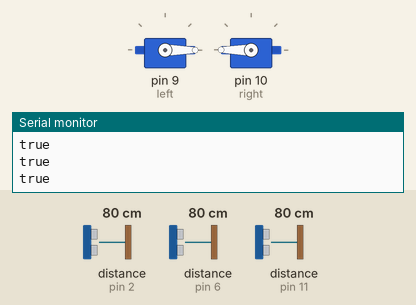
Bench run of a sketch on a simulated Arduino Uno, built with avr-gcc and run on an emulated ATmega328P. Shown: 2 × servo, the last lines printed to the serial monitor. Wiring (inferred from the names in the program): 3 × ultrasonic range finder: trigger pin 3, echo pin 2 / trigger pin 7, echo pin 6 / trigger pin 12, echo pin 11. Inputs (shaded band) come from the test bench; at power-on: distance to the obstacle (sensors on pin 2, pin 11, pin 6) 80 cm. The echo pulse lasts 58.3 µs per cm.

Above: at 2.2 s.
2.3 s: distance to the obstacle (sensor on pin 2) set to 23 cm
5.3 s: distance to the obstacle (sensor on pin 2) set to 18 cm
At 6.0 s:
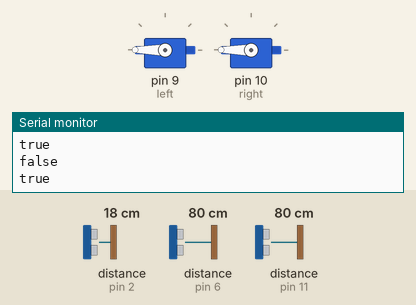
6.8 s: distance to the obstacle (sensor on pin 11) set to 23 cm
9.8 s: distance to the obstacle (sensor on pin 11) set to 19 cm
At 10.6 s:
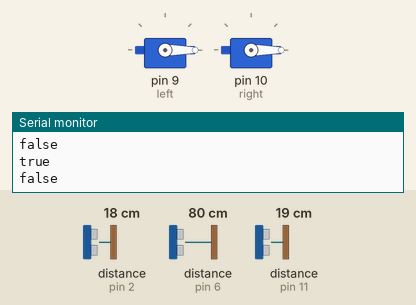
11.3 s: distance to the obstacle (sensor on pin 6) set to 250 cm
14.3 s: distance to the obstacle (sensor on pin 11) set to 35 cm
At 15.1 s:
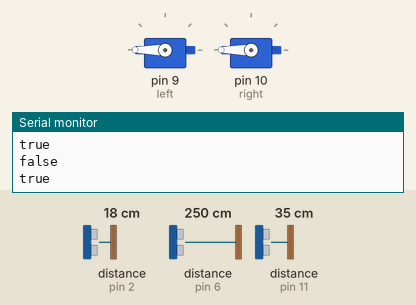
Timing chart, 0 to 16.8 s (numbered marks = the images above; inputs shaded):
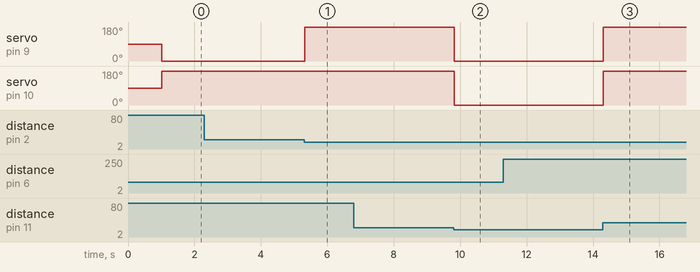

The sketch:

Final_Car.ino
```cpp
#include <Servo.h>

#define trigPinf 7
#define echoPinf 6
#define trigPinr 12
#define echoPinr 11
#define trigPinl 3
#define echoPinl 2

long duration, distance;

Servo left;
Servo right;

void setup() {
  left.attach(9);
  right.attach(10);
  Serial.begin(9600);
  pinMode(trigPinf, OUTPUT);
  pinMode(echoPinf, INPUT);
  pinMode(trigPinl, OUTPUT);
  pinMode(echoPinl, INPUT);
  pinMode(trigPinr, OUTPUT);
  pinMode(echoPinr, INPUT);
  delay(1000);
}

void loop() {
  if (SonarSensor(trigPinf, echoPinf)){
    if (SonarSensor(trigPinr, echoPinr)){
      if (SonarSensor(trigPinl, echoPinl)){
        forward();
        }
        else {rightTurn();}
      }
      else {leftTurn();}
    }
  else {
    if (SonarSensor(trigPinr, echoPinr)){
      rightTurn();
      }
    else if (SonarSensor(trigPinl, echoPinl)){
      leftTurn();
      }
    else {
        while (!SonarSensor(trigPinr, echoPinr)){
         rightTurn();
         }
      }
   }
}

bool SonarSensor(int trigPin, int echoPin)
{
digitalWrite(trigPin, LOW);
delayMicroseconds(2);
digitalWrite(trigPin, HIGH);
delayMicroseconds(10);
digitalWrite(trigPin, LOW);
duration = pulseIn(echoPin, HIGH);
distance = (duration/2) / 29.1;
if (distance >= 20 or distance <= 0){
  Serial.println("true");
  return true;
  }
else{
  Serial.println("false");
  return false;
  }
}

void leftTurn() {
  left.write(0);
  right.write(0);
  delayMicroseconds(15);
}

void rightTurn() {
  left.write(180);
  right.write(180);
  delayMicroseconds(15);
}

void forward() {
  left.write(0);
  right.write(180);
  delayMicroseconds(15);
}
```

Measured:
- the behaviour switches between 21 and 20 cm on distance to the obstacle (sensor on pin 2) (found by bisection; images 0 and 1)
- the behaviour switches between 21 and 20 cm on distance to the obstacle (sensor on pin 11) (found by bisection; images 1 and 2)
- after the input at 5.3 s, servo on pin 9 (left): 0° → 180° at once
- after the input at 9.8 s, servo on pin 9 (left), servo on pin 10 (right): 180° → 0° at once
- after the input at 14.3 s, servo on pin 9 (left), servo on pin 10 (right): 0° → 180° at once
